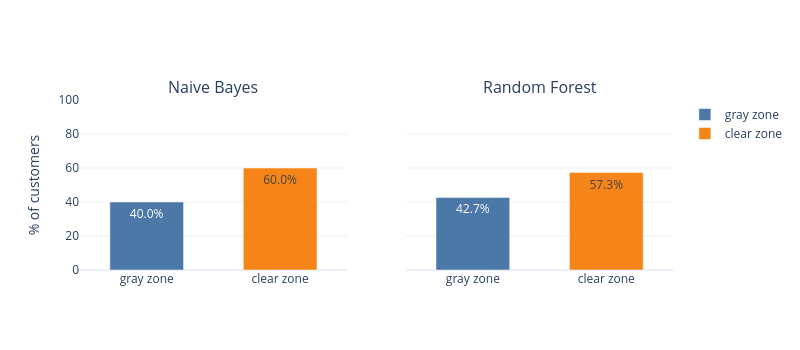

Notebook code cell kept with this figure:
### Code cell
import numpy as np
import plotly.graph_objects as go
from plotly.subplots import make_subplots

# ---------------------------------------------------
# 1. Função auxiliar: calcula percentuais globais
# ---------------------------------------------------
def calcula_percentuais(tab):
    """
    tab: DataFrame com index = y_true (0,1) e colunas ['cinza', 'clara'].
    Retorna:
        pct_cinza, pct_clara  (em porcentagem, 0–100)
    """
    total_cinza = tab["cinza"].sum()
    total_clara = tab["clara"].sum()
    total = total_cinza + total_clara

    pct_cinza = 100 * total_cinza / total
    pct_clara = 100 * total_clara / total

    return pct_cinza, pct_clara

# Percentuais para cada modelo
pct_cinza_nb, pct_clara_nb = calcula_percentuais(tab_nb)
pct_cinza_rf, pct_clara_rf = calcula_percentuais(tab_rf)

# ---------------------------------------------------
# 2. Cria figura com 2 subplots lado a lado
# ---------------------------------------------------
fig = make_subplots(
    rows=1,
    cols=2,
    subplot_titles=("Naive Bayes", "Random Forest"),
    shared_yaxes=True
)

# Paleta de cores (igual à anterior)
cor_cinza = "#4C78A8"   # azul
cor_clara = "#F58518"   # laranja

# Eixo X: categorias de zona
labels_zonas = ["gray zone", "clear zone"]

# ---------------------------------------------------
# 3. Subplot 1: Naive Bayes
#    - uma barra para Zona cinza
#    - uma barra para Zona clara
# ---------------------------------------------------
fig.add_trace(
    go.Bar(
        x=["gray zone"],
        y=[pct_cinza_nb],
        name="gray zone",
        marker_color=cor_cinza,
        text=[f"{pct_cinza_nb:.1f}%"],
        textposition="inside"
    ),
    row=1, col=1
)

fig.add_trace(
    go.Bar(
        x=["clear zone"],
        y=[pct_clara_nb],
        name="clear zone",
        marker_color=cor_clara,
        text=[f"{pct_clara_nb:.1f}%"],
        textposition="inside"
    ),
    row=1, col=1
)

# ---------------------------------------------------
# 4. Subplot 2: Random Forest
# ---------------------------------------------------
fig.add_trace(
    go.Bar(
        x=["gray zone"],
        y=[pct_cinza_rf],
        name="gray zone",
        marker_color=cor_cinza,
        showlegend=False,  # para não repetir legenda
        text=[f"{pct_cinza_rf:.1f}%"],
        textposition="inside"
    ),
    row=1, col=2
)

fig.add_trace(
    go.Bar(
        x=["clear zone"],
        y=[pct_clara_rf],
        name="clear zone",
        marker_color=cor_clara,
        showlegend=False,
        text=[f"{pct_clara_rf:.1f}%"],
        textposition="inside"
    ),
    row=1, col=2
)

# ---------------------------------------------------
# 5. Layout geral (mesma “cara” do gráfico anterior)
# ---------------------------------------------------
fig.update_layout(
    barmode="group",          # mantém barras agrupadas (aqui são categorias diferentes)
    bargap=0.35,              # mais espaço entre barras
    bargroupgap=0.15,
    width=800,
    height=350,
    #title="Percentual de clientes por zona (teste)",
    yaxis_title="% of customers",
    xaxis_title="",
    xaxis2_title="",
    template="plotly_white"
)

# Garante eixo Y de 0 a 100%
fig.update_yaxes(range=[0, 100])

fig.show()

### Figure 1 — Plotly figure (JSON) as saved in the notebook; plotly's stock layout.template omitted (floating-point values rounded to 4 significant figures)
{"data": [{"marker": {"color": "#4C78A8"}, "name": "gray zone", "text": ["40.0%"], "textposition": "inside", "type": "bar", "x": ["gray zone"], "xaxis": "x", "y": [40], "yaxis": "y"}, {"marker": {"color": "#F58518"}, "name": "clear zone", "text": ["60.0%"], "textposition": "inside", "type": "bar", "x": ["clear zone"], "xaxis": "x", "y": [60], "yaxis": "y"}, {"marker": {"color": "#4C78A8"}, "name": "gray zone", "showlegend": false, "text": ["42.7%"], "textposition": "inside", "type": "bar", "x": ["gray zone"], "xaxis": "x2", "y": [42.67], "yaxis": "y2"}, {"marker": {"color": "#F58518"}, "name": "clear zone", "showlegend": false, "text": ["57.3%"], "textposition": "inside", "type": "bar", "x": ["clear zone"], "xaxis": "x2", "y": [57.33], "yaxis": "y2"}], "layout": {"annotations": [{"font": {"size": 16}, "showarrow": false, "text": "Naive Bayes", "x": 0.225, "xanchor": "center", "xref": "paper", "y": 1, "yanchor": "bottom", "yref": "paper"}, {"font": {"size": 16}, "showarrow": false, "text": "Random Forest", "x": 0.775, "xanchor": "center", "xref": "paper", "y": 1, "yanchor": "bottom", "yref": "paper"}], "bargap": 0.35, "bargroupgap": 0.15, "barmode": "group", "height": 350, "width": 800, "xaxis": {"anchor": "y", "domain": [0, 0.45], "title": {"text": ""}}, "xaxis2": {"anchor": "y2", "domain": [0.55, 1], "title": {"text": ""}}, "yaxis": {"anchor": "x", "domain": [0, 1], "range": [0, 100], "title": {"text": "% of customers"}}, "yaxis2": {"anchor": "x2", "domain": [0, 1], "matches": "y", "range": [0, 100], "showticklabels": false}}}
